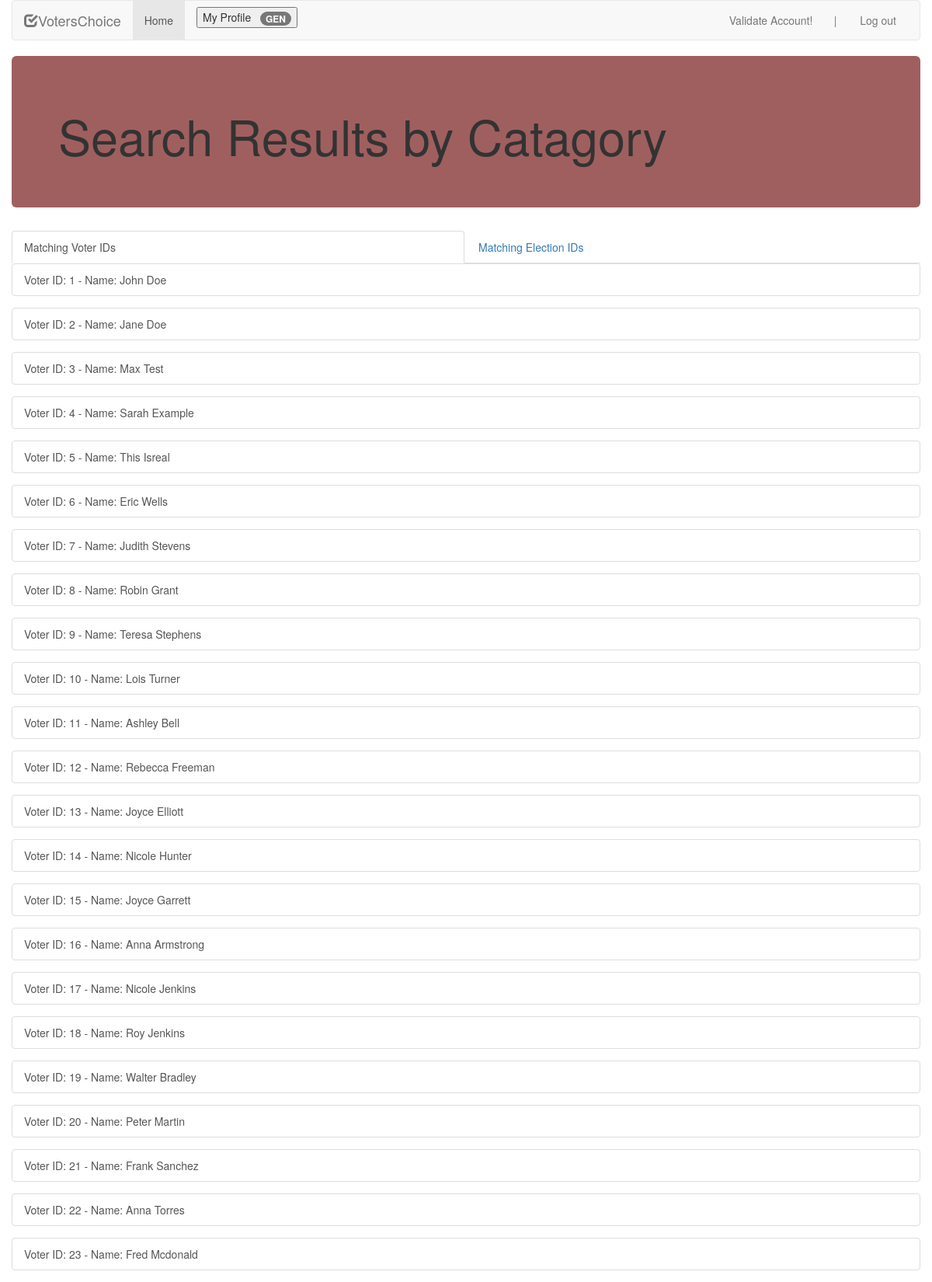
Page /php/search.php (upper part) on the committed database.
### tables this page shows
CREATE TABLE Users (
    id int NOT NULL,
    full_name varchar(255) NOT NULL,
    email varchar(255) NOT NULL,
    password varchar(20) NOT NULL,
    license_nmbr varchar(25),
    address varchar(255) NOT NULL,
    zipcode int NOT NULL,
    permissions int NOT NULL,
    dob date NOT NULL,
    state char(2) NOT NULL,
    gender char(1),
    party_aff char(3),
    ssn int,
    passport_nmbr int,
    CONSTRAINT Users_pk PRIMARY KEY (id)
);

### php/search.php (the view, shortened to what this page needs)
<!DOCTYPE html>
<html>
    <head>
        <link rel="stylesheet" href="../css/homepage.css" type="text/css">
    </head>
    <body>
        <?php
            $search = $_POST["search"];
            $con = mysqli_connect(DB_SERVER,DB_USERNAME,DB_PASSWORD,DB_DATABASE);
            $search_profiles = "SELECT * FROM users where CAST(id as CHAR) LIKE '%" . $search . "%'";
            $res = $con->query($search_profiles);
        ?>
        <div class="container" style="width: 100%">
            <?php include 'navbar-admin.php';?>
            <div class="jumbotron">
                <h1>Search Results by Catagory</h1>
            </div>
            <ul class="nav nav-tabs">
                    <li class="active" style="width:50%"><a data-toggle="tab" href="#users">Matching Voter IDs</a></li>
                    <li style="width:50%"><a data-toggle="tab" href="#elections">Matching Election IDs</a></li>
            </ul>
            <div class="tab-content">
                <div id="users" class="tab-pane fade in active">
                    <div class="list-group">
                        <form action="profile.php" method="post">
                        <?php
                            if($res->num_rows > 0){
                                while($row = $res->fetch_assoc()){ ?>
                                    <div class="form-group"> <?php
                                    echo '<button type="submit" name="submit" value=' . $row["id"] .' class="list-group-item">Voter ID: ' . $row['id'] . "    -    Name: " . $row['full_name'] . '</button>'; ?>
                                    </div>
                                    <?php
                                }
                            }
                            ?>
                        </form>
                    </div>
                </div>
            </div>
        </div>
    </body>
</html>

### css/homepage.css (style rules this page uses)
.jumbotron { background-color: #A05F5F; }

### rows in the picture
users: id "1", full_name "John Doe"
users: id "2", full_name "Jane Doe"
users: id "3", full_name "Max Test"
users: id "4", full_name "Sarah Example"
users: id "5", full_name "This Isreal"
users: id "6", full_name "Eric Wells"
users: id "7", full_name "Judith Stevens"
users: id "8", full_name "Robin Grant"
users: id "9", full_name "Teresa Stephens"
users: id "10", full_name "Lois Turner"
users: id "11", full_name "Ashley Bell"
users: id "12", full_name "Rebecca Freeman"
users: id "13", full_name "Joyce Elliott"
users: id "14", full_name "Nicole Hunter"
users: id "15", full_name "Joyce Garrett"
users: id "16", full_name "Anna Armstrong"
users: id "17", full_name "Nicole Jenkins"
users: id "18", full_name "Roy Jenkins"
users: id "19", full_name "Walter Bradley"
users: id "20", full_name "Peter Martin"
users: id "21", full_name "Frank Sanchez"
users: id "22", full_name "Anna Torres"
users: id "23", full_name "Fred Mcdonald"

### other values in the picture
$perm "GEN"
